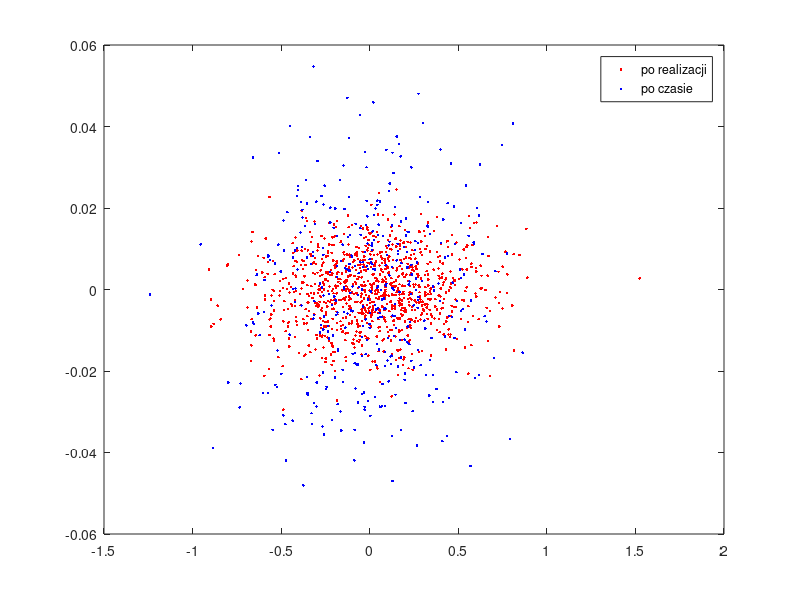
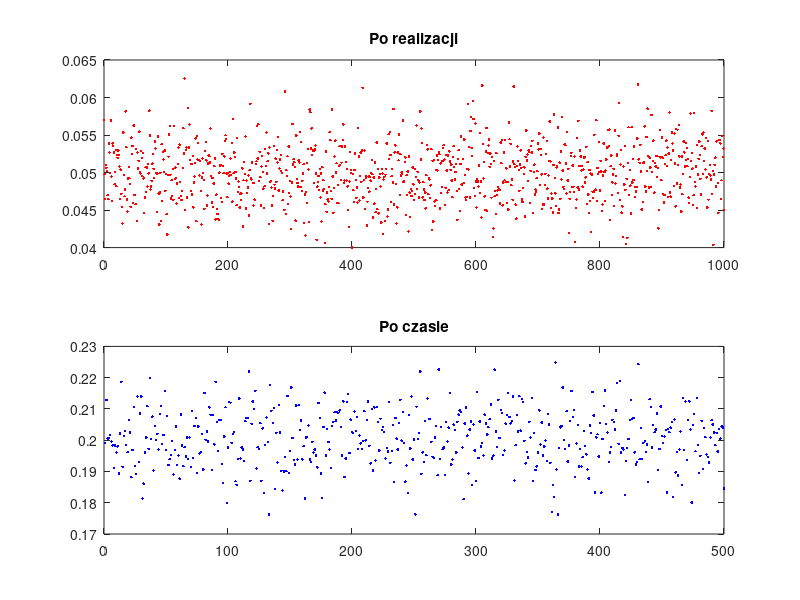

These charts were generated, in order, by the following MATLAB code: (Note: this script raises an error after producing the figures.)
close all; clear; clc;

%% wczytywanie danych + usunięcie pierwszego wiersza 
dane = importdata("StochasticProcess.mat");
lp = dane(1,:);
dane(1,:) = [];

%% wyswietlanie kilku wybranych realizacji procesu losowego
wybrane_realizacje = [7, 22, 42, 133, 313, 498];
for i = 1:length(wybrane_realizacje)
    %figure(wybrane_realizacje(i))
    %plot(dane(wybrane_realizacje(i), :));
end

%% obliczanie estymat po realizacjach
m_n_daszek = 1/size(dane, 2)*sum(dane, 1);
%o2_n_daszek = 1/size(dane, 2)*(sum(dane, 1)-m_n_daszek).^2; %to jest do wywalenia chyba
o2_n_daszek = 1/size(dane, 2)*sum((dane - m_n_daszek).^2, 1); %to jest lepsza wersja tego samego co wyzej

%% obliczanie estymat po czasie
m_daszek = 1/size(dane, 1)*sum(dane, 2);
o2_daszek = 1/size(dane, 1)*sum((dane - m_daszek).^2, 2);

%% wykresy - niewiem czy dobrze w kazdym razie są tak jak w poleceniu
figure(222)
plot(dane(1,:),m_n_daszek,'r.')
hold on;
plot(dane(:,1),m_daszek,'b.');
legend('po realizacji','po czasie')
figure(223)
subplot(2,1,1)
plot(lp,o2_n_daszek,'r.')
title('Po realizacji')
subplot(2,1,2)
plot([1:500],o2_daszek,'b.');
title('Po czasie')

%% nie wiem o co chodzi z tym stacjonranym i ergodycznym procesem wiec puste to zostawiam

%% Estymaty funkcji korelacji sygnałów
Tp = 0.001;
N = 2000;
H = tf(0.1,[1 -0.9],Tp);


sigm2 = 0.64; % musi być z przedziału <0.64; 1.0>
sigm = sqrt(sigm2);

n = 1:2000;
tn = n*Tp;

e = sigm*randn(1, N);
x = skakanka(N, Tp);
y = pociag(N, Tp, e);
v = lsim(H,e,tn);

figure(333)
subplot(2,2,1)
plot(e)
title('e')
subplot(2,2,2)
plot(x)
title('x')
subplot(2,2,3)
plot(y)
title('y')
subplot(2,2,4)
plot(v)
title('v')

tau = 0:1:(N-1);

% autokorelacje i korelacje
R_ee = []; R_eeNO = [];
R_xx = []; R_xxNO = [];
R_yy = []; R_yyNO = [];
R_vv = []; R_vvNO = [];
R_xy = []; R_yx = [];

%covar - obciążony
%covarNO - niebociążony 
for i = 1:length(tau)
  R_ee = [R_ee Covar([e' e'], tau(i))];
  R_eeNO = [R_eeNO CovarNO([e' e'], tau(i))];
  R_xx = [R_xx  Covar([x' x'], tau(i))];
  R_xxNO = [R_xxNO CovarNO([x' x'], tau(i))];
  R_yy = [R_yy Covar([y' y'], tau(i))];
  R_yyNO = [R_yyNO CovarNO([y' y'], tau(i))];
  R_vv = [R_vv Covar([v v], tau(i))];
  R_vvNO = [R_vvNO CovarNO([v v], tau(i))];
  R_xy = [R_xy Covar([x' y'], tau(i))];
  R_yx = [R_yx Covar([y' x'], tau(i))];
end

%% wlasnosci W1

%zebranie z odbiciem z własności W
tau_caly = (-(N-1)):1:(N-1);
R_ee_caly = [];
R_eeNO_caly = [];
R_xx_caly = [];
R_xxNO_caly = [];
R_yy_caly = [];
R_yyNO_caly = [];
R_vv_caly = [];
R_vvNO_caly = [];
R_xy_caly = [];
R_yx_caly = [];

%odbicie symetryczne lewa strona
for i = (-N):-2
  R_ee_caly = [R_ee_caly R_ee(abs(i))];
  R_eeNO_caly = [R_eeNO_caly R_eeNO(abs(i))];
  R_xx_caly = [R_xx_caly R_xx(abs(i))];
  R_xxNO_caly = [R_xxNO_caly R_xxNO(abs(i))];
  R_yy_caly = [R_yy_caly R_yy(abs(i))];
  R_yyNO_caly = [R_yyNO_caly R_yyNO(abs(i))];
  R_vv_caly = [R_vv_caly R_vv(abs(i))];
  R_vvNO_caly = [R_vvNO_caly R_vvNO(abs(i))];
  R_xy_caly = [R_xy_caly R_xy(abs(i))];
  R_yx_caly = [R_yx_caly R_yx(abs(i))];
end

%odbicie symetryczne lewa strona plus prawa
R_ee_caly = [R_ee_caly R_ee];
R_eeNO_caly = [R_eeNO_caly R_eeNO];
R_xx_caly = [R_xx_caly R_xx];
R_xxNO_caly = [R_xxNO_caly R_xxNO];
R_yy_caly = [R_yy_caly R_yy];
R_yyNO_caly = [R_yyNO_caly R_yyNO];
R_vv_caly = [R_vv_caly R_vv];
R_vvNO_caly = [R_vvNO_caly R_vvNO];
R_xy_caly = [R_xy_caly R_xy];
R_yx_caly = [R_yx_caly R_yx];

figure(2)
subplot(2, 4, 1)
plot(tau_caly, R_ee_caly)
title('Ree')
subplot(2, 4, 5)
plot(tau_caly, R_eeNO_caly)
title('ReeNO')
subplot(2, 4, 2)
plot(tau_caly, R_xx_caly)
title('Rxx')
subplot(2, 4, 6)
plot(tau_caly, R_xxNO_caly)
title('RxxNO')
subplot(2, 4, 3)
plot(tau_caly, R_yy_caly)
title('Ryy')
subplot(2, 4, 7)
plot(tau_caly, R_yyNO_caly)
title('RyyNO')
subplot(2, 4, 4)
plot(tau_caly, R_vv_caly)
title('Rvv')
subplot(2, 4, 8)
plot(tau_caly, R_vvNO_caly)
title('RvvNO')

figure(4);
subplot(2, 1, 1)
plot(tau_caly, R_vv_caly)
title('Autokorelacja sygnału v(nTp)')
subplot(2, 1, 2)
plot(tau_caly, R_ee_caly)
title('Autokorelacja szumu białego e(nTp)')

figure(5);
subplot(2, 1, 1)
plot(tau_caly, R_xy_caly)
title('Rxy')
subplot(2, 1, 2)
plot(tau_caly, R_yx_caly)
title('Ryx')


function x = skakanka(n, tp)
    for i=1:n
        x(i) = sin(2*pi*5*i*tp); % tu ta 5 można wywalić aby ładniejsze wykresy robiły sie
    end
end

function y = pociag(n, tp, e)
    for i=1:n
        y(i) = sin(2*pi*5*i*tp) + e(i); % tutaj to co wyżej należy zrobić
    end
end